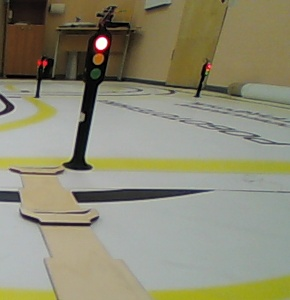
#> input picture Cascades/0_ss.jpg, 290 x 300 px
$ python -i all_code.py   (imports and definitions only)
#> lines starting #> are read from the running program, lines starting #| are printed output that depends on the picture; after the words box and inside, x2 and y2 are one past the last pixel; in counts of white or black regions, pixels touching at a corner belong together
#> further down, picture is the input picture: shape (300, 290, 3); mean B, G, R 116.5, 138.8, 140.8
import cv2 # импортироем opencv
import numpy as np # импортироем модуль numpy для работы с многомерными массивами
import time  # импортироем модуль для работы со временм

kernel = np.ones((5, 5), np.uint8)

# [54 lines left out: functions classificateSvetCollor, FindSvetofor, not called in this run]


files = ['stopgitCas.xml', 'roadCas.xml', 'preim2.6Znak2.xml', 'preim2.7Znak4.xml'] # список имён файлов, с каскадами
nameSing = ["Stop", "Road", "advantageRound", "advantageSquare"] # названия каскадов
cascades = dict() # создаём словарь, где будем хранить по названию каскадов сами открыте файлы
# [2 lines not run here, left out]


def classificate_by_cascade(img):
    img = cv2.resize(img, (60, 60)) # приветсти размер картикнки img к 60 на 60 пикселей (чем меньше картинка тем быстрее будет поиск, но менее качественно)
    cv2.imshow('resized box',img)
    allfound = [] # список найденного
    for a in cascades: # перебираем названия каскадов из словаря
        s = cascades[a].detectMultiScale(img) # поиск на картинке img, соотвествущим открытым каскадом из словаря. Возвращает список прямоугольников
        for (ex, ey, ew, eh) in s: # перебираем все прямоугольники ( у них берём координаты и высоту с шириной)
            allfound.append([ew * eh, a]) # добавляем в список найденного площадь прямоугольика и имя каскада, который его нашёл
    if len(allfound) == 0: # проверям что хоть что-то нашлось
        return 0

    BigestSing = max(allfound, key=lambda x: x[0])[1] # выбираем самый большой прямоугольник по площади и берём название каскада, который его нашёл. Это и будет найденным знаком
    print("I found " + BigestSing) #
    #actionForSing(BigestSing) # делаем какое-то действие в зависимости от знака (отправляем соответсвующую команду на arduino)
    return time.time() # возвращаем текущее время, чтобы была возможность не искать знак в течение какого-то времени (так у нас время отъехать от знака после рекции на него)


def FindSingBox(img):
    gray = cv2.cvtColor(img, cv2.COLOR_BGR2GRAY) # ковертируем картинку img в чёрно-белый формат и сорхрняем результат в переменную gray
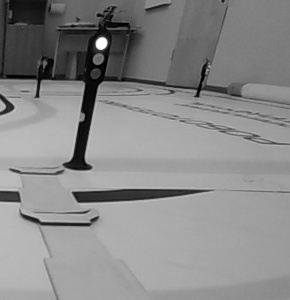
#> gray: shape (300, 290); min 0, max 254, mean 136.9
    height, weight = gray.shape # берём высоту и ширину картинки
#> height = 300; weight = 290
    finalImg = preprocess_img(img) # делаем обработку картинки нашей функцией
    conturs, hierarchy = cv2.findContours(finalImg, cv2.RETR_TREE, cv2.CHAIN_APPROX_NONE) # находим все контуры на получившимся finalImg
    conturs = sorted(conturs, key=cv2.contourArea, reverse=True) # сортируем все контуры по площади
    if conturs: # проверяем нашлись ли контуры
        BigContur = conturs[0] # берём самый большой контур
        approx = cv2.approxPolyDP(BigContur, cv2.arcLength(BigContur, True) * 0.03, True) # находит все углы у контура, возвращая их массивом => можно проверить количество углов len(approx)
        area = abs(cv2.contourArea(BigContur)) # счиатем площать контура
        # debug
        #cv2.drawContours(img,conturs,0,(255,0,255),3)
        #cv2.polylines(img,  approx,  True,  (0, 255, 0),  2,8)
        if (area > 130000): # проверям что площадь не слишком маленькая
            return 0
        x, y, w, h = cv2.boundingRect(approx) # вычисляем координаты, высоту и ширину прямоугольника, в котором лежит контур
        #cv2.rectangle(img, (x, y), (x+w, y+h), (0, 255, 0), 1) # можно нарисовать прямоугольник на исходной картике. НО при этом надо учитывать, что мы будем рисовать на подданной нам картике, не копируя её, а значит и вне функции она будет изрисована, плсле выполнения функции
        #cv2.imshow("drowing contur", img)
        roImg = gray[max(y - 10, 0):min(y + h + 10, height - 1), max(x - 10, 0):min(x + w + 10, weight - 1)]   # вырезаем из картики этот прямоугольник по найденным кооринатам, слега увилиивая область на 10 пикселей, чтобы случайно не обрезать часть знака
        # проверям что картинка вырезалась нормально
        if roImg is None or len(roImg) == 1 or len(roImg) == 0 or len(roImg[0]) == 0:
            return 0
        cv2.imshow("Box", roImg) # вывод на экран получившегося прямоугольника
        return classificate_by_cascade(roImg) # вызывем функцию для узнавания знака на вырезанной области
    return 0


def preprocess_img(imgBGR, erode_dilate=True):
    """preprocess the image for contour detection.
    Args:
        imgBGR: source image.
        erode_dilate: erode and dilate or not.
    Return:
        img_bin: a binary image (blue and red).

    """
#> called with erode_dilate = True
    imgHSV = cv2.cvtColor(imgBGR, cv2.COLOR_BGR2HSV) # перевродим картинку img в hsv формат ( вроде 16-ричные цвета, но это не точно =) )
#> imgHSV: shape (300, 290, 3); mean H, S, V 46.3, 59.1, 144
    #cv2.imshow('HSV', imgHSV)

    Bmin = np.array([100, 43, 46])
    Bmax = np.array([124, 255, 255])
    img_Bbin = cv2.inRange(imgHSV, Bmin, Bmax) # выбраем писксили подходящие под фильтр синего цвета, в результате получится картинка, где подходяшиие пиксили белые(255), а те что не вошли в заданный диапаозон - чёрные(0)
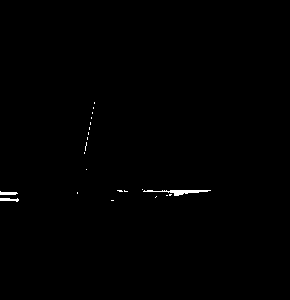
#> img_Bbin: shape (300, 290); 0.39% white; 22 white regions (19 under 20 px), largest, box (x1, y1, x2, y2) and area: (143, 190, 211, 196) 173, (0, 191, 18, 195) 52, (0, 198, 19, 202) 51
    #cv2.imshow('Bin Blue', img_Bbin)

    Rmin1 = np.array([0, 43, 46])
    Rmax1 = np.array([10, 255, 255])
    img_Rbin1 = cv2.inRange(imgHSV, Rmin1, Rmax1) # выбраем писксили подходящие под фильтр красного цвета, в результате получится картинка, где подходяшиие пиксили белые(255), а те что не вошли в заданный диапаозон - чёрные(0)
#> img_Rbin1: shape (300, 290); 0.34% white in thin lines or dots, all inside (x1, y1, x2, y2) = (10, 10, 212, 226)
    #cv2.imshow('Bin Red', img_Rbin1)

    Rmin2 = np.array([156, 43, 46])
    Rmax2 = np.array([180, 255, 255])
    img_Rbin2 = cv2.inRange(imgHSV, Rmin2, Rmax2) # # выбраем писксили подходящие под фильтр розового (почему бы и нет) цвета, в результате получится картинка, где подходяшиие пиксили белые(255), а те что не вошли в заданный диапаозон - чёрные(0)
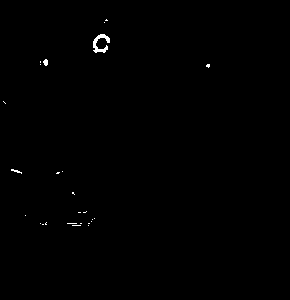
#> img_Rbin2: shape (300, 290); 0.32% white; 26 white regions (23 under 20 px), largest, box (x1, y1, x2, y2) and area: (93, 34, 110, 53) 150, (43, 59, 48, 66) 26, (11, 169, 22, 174) 22
    #cv2.imshow('Bin Red2 Pink', img_Rbin2)

    img_Rbin = np.maximum(img_Rbin1, img_Rbin2) # совмещаем отфильтрованные картники, путём выбрания максимума для каждого пикселя
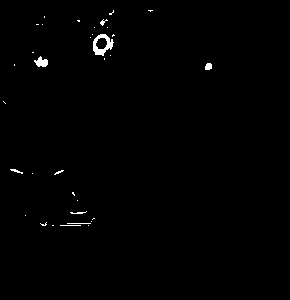
#> img_Rbin: shape (300, 290); 0.66% white; 34 white regions (26 under 20 px), largest, box (x1, y1, x2, y2) and area: (93, 34, 114, 56) 223, (34, 56, 48, 67) 95, (205, 63, 212, 70) 42
    img_bin = np.maximum(img_Bbin, img_Rbin) # совмещаем отфильтрованные картники, путём выбрания максимума для каждого пикселя
#> img_bin: shape (300, 290); 1% white; 56 white regions (45 under 20 px), largest, box (x1, y1, x2, y2) and area: (93, 34, 114, 56) 223, (143, 190, 211, 196) 173, (34, 56, 48, 67) 95

    #cv2.imshow('Maximum bin result', img_bin)
    if erode_dilate is True:
        kernelErosion = np.ones((3, 3), np.uint8)
        kernelDilation = np.ones((3, 3), np.uint8)
        img_bin = cv2.erode(img_bin, kernelErosion, iterations=2) # убираем шумы, удаляя слишком маленькие области
#> img_bin: shape (300, 290); 0.04% white in thin lines or dots, all inside (x1, y1, x2, y2) = (39, 44, 210, 194)
        #cv2.imshow('Image after erode', img_bin)

        img_bin = cv2.dilate(img_bin, kernelDilation, iterations=4) # нарщиваем отсавшиеся областти, чтобы случайно не сломать контур полсе убирания шумов
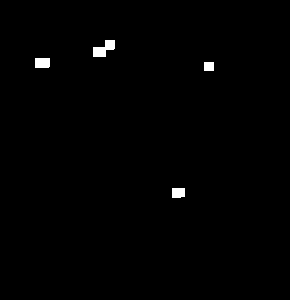
#> img_bin: shape (300, 290); 0.68% white; 4 white regions
        #cv2.imshow('Image after dilate', img_bin)
    return img_bin


# [20 lines not run here, left out]

>>> import cv2
>>> picture = cv2.imread('Cascades/0_ss.jpg')
>>> result = FindSingBox(picture)
#> in FindSingBox, `conturs, hierarchy = cv2.findContours(finalImg, cv2.RETR_TREE, cv2.CHA..`: conturs = 4 contours; box (x1, y1, x2, y2) and area: (93, 40, 115, 57) 190, (35, 58, 50, 68) 126, (172, 188, 185, 198) 104, (204, 62, 214, 71) 72
#> in FindSingBox, `BigContur = conturs[0]`: BigContur = contour of 71 points, box (x1, y1, x2, y2) (93, 40, 115, 57), area 190
#> in FindSingBox, `approx = cv2.approxPolyDP(BigContur, cv2.arcLength(BigContur, True) * ..`: approx = [[114, 40], [105, 40], [104, 47], [93, 47], [93, 56], [105, 56], [106, 49], [114, 48]]
#> in FindSingBox, `area = abs(cv2.contourArea(BigContur))`: area = 189.5
#> in FindSingBox, `x, y, w, h = cv2.boundingRect(approx)`: x = 93; y = 40; w = 22; h = 17
#> in FindSingBox, `roImg = gray[max(y - 10, 0):min(y + h + 10, height - 1), max(x - 10, 0..`:
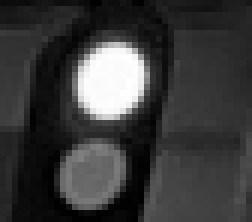
#> roImg: shape (37, 42) (shown 6 times larger); min 0, max 254, mean 58.8
#> in classificate_by_cascade, `img = cv2.resize(img, (60, 60))`:
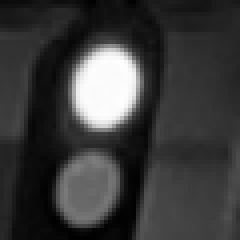
#> img: shape (60, 60) (shown 4 times larger); min 1, max 254, mean 58.6
#> after the loop in classificate_by_cascade, `for a in cascades:`: allfound = []
#> result = 0
